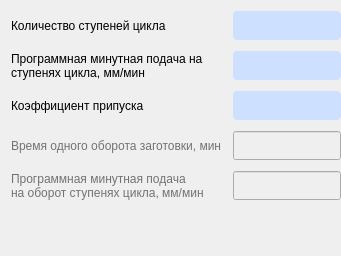
                <widget class="QWidget" name="cycle_widget" native="true">
                 <property name="enabled">
                  <bool>true</bool>
                 </property>
                 <property name="maximumSize">
                  <size>
                   <width>16777215</width>
                   <height>400</height>
                  </size>
                 </property>
                 <layout class="QGridLayout" name="gridLayout_5">
                  <property name="leftMargin">
                   <number>11</number>
                  </property>
                  <property name="topMargin">
                   <number>11</number>
                  </property>
                  <property name="rightMargin">
                   <number>0</number>
                  </property>
                  <property name="bottomMargin">
                   <number>16</number>
                  </property>
                  <property name="spacing">
                   <number>11</number>
                  </property>
                  <item row="4" column="0">
                   <widget class="QLabel" name="tp_ob_label">
                    <property name="font">
                     <font>
                      <pointsize>9</pointsize>
                     </font>
                    </property>
                    <property name="styleSheet">
                     <string notr="true">QLabel {
	color: rgb(115, 115, 115)
}</string>
                    </property>
                    <property name="text">
                     <string>Программная минутная подача 
на оборот ступенях цикла, мм/мин</string>
                    </property>
                   </widget>
                  </item>
                  <item row="3" column="0">
                   <widget class="QLabel" name="time_ob_label">
                    <property name="font">
                     <font>
                      <pointsize>9</pointsize>
                     </font>
                    </property>
                    <property name="styleSheet">
                     <string notr="true">QLabel {
	color: rgb(115, 115, 115)
}</string>
                    </property>
                    <property name="text">
                     <string>Время одного оборота заготовки, мин</string>
                    </property>
                   </widget>
                  </item>
                  <item row="1" column="1">
                   <widget class="QLineEdit" name="sp_textbox">
                    <property name="minimumSize">
                     <size>
                      <width>0</width>
                      <height>29</height>
                     </size>
                    </property>
                    <property name="styleSheet">
                     <string notr="true">QLineEdit
{
	border-radius: 4px;
	background-color: rgb(206, 224, 255);
}</string>
                    </property>
                   </widget>
                  </item>
                  <item row="3" column="1">
                   <widget class="QLineEdit" name="time_ob_textbox">
                    <property name="enabled">
                     <bool>false</bool>
                    </property>
                    <property name="minimumSize">
                     <size>
                      <width>0</width>
                      <height>29</height>
                     </size>
                    </property>
                    <property name="styleSheet">
                     <string notr="true"/>
                    </property>
                   </widget>
                  </item>
                  <item row="1" column="0">
                   <widget class="QLabel" name="sp_label">
                    <property name="font">
                     <font>
                      <pointsize>9</pointsize>
                     </font>
                    </property>
                    <property name="text">
                     <string>Программная минутная подача на 
ступенях цикла, мм/мин</string>
                    </property>
                   </widget>
                  </item>
                  <item row="4" column="1">
                   <widget class="QLineEdit" name="tp_ob_textbox">
                    <property name="enabled">
                     <bool>false</bool>
                    </property>
                    <property name="minimumSize">
                     <size>
                      <width>0</width>
                      <height>29</height>
                     </size>
                    </property>
                   </widget>
                  </item>
                  <item row="0" column="0">
                   <widget class="QLabel" name="zmax_label">
                    <property name="font">
                     <font>
                      <pointsize>9</pointsize>
                     </font>
                    </property>
                    <property name="text">
                     <string>Количество ступеней цикла </string>
                    </property>
                   </widget>
                  </item>
                  <item row="2" column="1">
                   <widget class="QLineEdit" name="kz_textbox">
                    <property name="minimumSize">
                     <size>
                      <width>0</width>
                      <height>29</height>
                     </size>
                    </property>
                    <property name="styleSheet">
                     <string notr="true">QLineEdit
{
	border-radius: 4px;
	background-color: rgb(206, 224, 255);
}</string>
                    </property>
                   </widget>
                  </item>
                  <item row="5" column="0">
                   <spacer name="verticalSpacer_5">
                    <property name="orientation">
                     <enum>Qt::Vertical</enum>
                    </property>
                    <property name="sizeHint" stdset="0">
                     <size>
                      <width>20</width>
                      <height>40</height>
                     </size>
                    </property>
                   </spacer>
                  </item>
                  <item row="2" column="0">
                   <widget class="QLabel" name="kz_label">
                    <property name="font">
                     <font>
                      <pointsize>9</pointsize>
                     </font>
                    </property>
                    <property name="text">
                     <string>Коэффициент припуска</string>
                    </property>
                   </widget>
                  </item>
                  <item row="0" column="1">
                   <widget class="QLineEdit" name="zmax_textbox">
                    <property name="minimumSize">
                     <size>
                      <width>0</width>
                      <height>29</height>
                     </size>
                    </property>
                    <property name="styleSheet">
                     <string notr="true">QLineEdit
{
	border-radius: 4px;
	background-color: rgb(206, 224, 255);
}</string>
                    </property>
                   </widget>
                  </item>
                 </layout>
                </widget>
